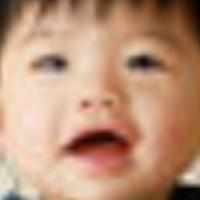
#> input picture More_Improving_Age_Regression/Dataset/UTKFace/1_0_2_20161219161831390.jpg.chip.jpg, 200 x 200 px, found by its file name; its folder holds 4 pictures in this run
$ jupyter execute Age_regressions.ipynb
#> lines starting #> are read from the running program, lines starting #| are printed output that depends on the picture
Imports

[cell 1]
import cv2
import numpy as np
import os
from sklearn.model_selection import train_test_split
from sklearn.linear_model import LinearRegression
from sklearn.metrics import r2_score, mean_squared_error
from sklearn.linear_model import SGDRegressor
import pickle

Processing Images

[cell 2]
#Path to the raw images
path_unknown_raw = "C:\\Users\\Sameed\\Desktop\\ML_Overall_Work\\Age Identify\\Dataset\\UTKFace"

#Get the names of all the images
images_unknown = os.listdir(path_unknown_raw)

#Store the paths of all the cropped images we will save later
paths_unknown_cropped = []

img_dim = 32

[cell 3]
unknown_ages = []
features = []

#Store all the paths for the unknown images
for unknowns in enumerate(images_unknown):

    age = ""
    for i in range(0,6):
        if(unknowns[1][i] == "_"):
            break
        else:
            age += unknowns[1][i]

    unknown_ages.append(int(age))

    path = path_unknown_raw + "\\" + unknowns[1]
    image = cv2.imread(path)
#> image is the input picture: shape (200, 200, 3); mean B, G, R 120.5, 146.8, 187.9

    img_resize = cv2.resize(image, (img_dim,img_dim))
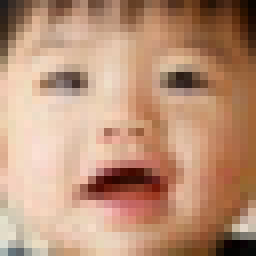
#> img_resize: shape (32, 32, 3) (shown 8 times larger); mean B, G, R 120.5, 146.8, 187.9
    features.append(img_resize.flatten())
#> pass 2 of the loop `for unknowns in enumerate(images_unknown):`:
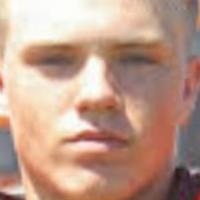
#> input picture More_Improving_Age_Regression/Dataset/UTKFace/22_0_0_20170117091156202.jpg.chip.jpg, 200 x 200 px, found by its file name
#> image is the input picture: shape (200, 200, 3); mean B, G, R 138.4, 155.5, 190.2
#> `img_resize = cv2.resize(image, (img_dim,img_dim))`:
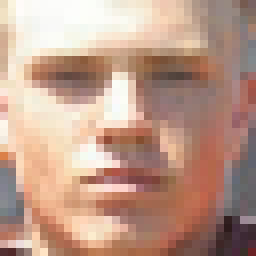
#> img_resize: shape (32, 32, 3) (shown 8 times larger); mean B, G, R 138.2, 155.3, 190.1
#> pass 3 of the loop `for unknowns in enumerate(images_unknown):`:
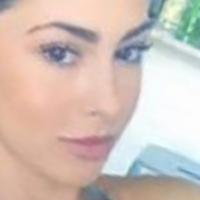
#> input picture More_Improving_Age_Regression/Dataset/UTKFace/23_1_0_20170117144901132.jpg.chip.jpg, 200 x 200 px, found by its file name
#> image is the input picture: shape (200, 200, 3); mean B, G, R 184.7, 193, 209.7
#> `img_resize = cv2.resize(image, (img_dim,img_dim))`:
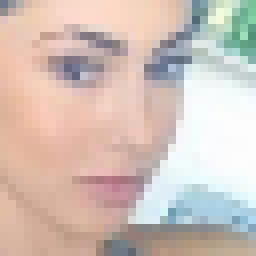
#> img_resize: shape (32, 32, 3) (shown 8 times larger); mean B, G, R 184.6, 192.9, 209.7
#> the loop made 4 passes; the first 3 are shown

Linear Regression

[cell 4]
x = np.array(features)
y = np.array(unknown_ages)


x_train, x_test, y_train, y_test = train_test_split(x, y, test_size=0.1,random_state=10)

[cell 5]
reg = LinearRegression()
reg.fit(x_train, y_train)

[cell 6]
y_pred_ls = reg.predict(x_test)
y_pred_ls2 = reg.predict(x_train)

r2_test = r2_score(y_test, y_pred_ls)
mse_test = mean_squared_error(y_test, y_pred_ls)

r2_val = r2_score(y_train, y_pred_ls2)
mse_val = mean_squared_error(y_train, y_pred_ls2)

print("Intercept =", reg.intercept_)
print("Coef =", reg.coef_)

print(f"Testing: \n R2 = {r2_test} \n MSE = {mse_test} \n\n Validation: \n R2 = {r2_val} \n Mse = {mse_val}" )

SGD Regressor

[cell 7]
x_train, x_test, y_train, y_test = train_test_split(x, y, test_size=0.5,random_state = 6)

regressor = SGDRegressor(loss="huber",eta0=0.00001, power_t=0.15)
regressor.fit(x_train, y_train)

[cell 8]
y_pred_sgd = regressor.predict(x_test)
y_pred_sgd2 = regressor.predict(x_train)

mse = mean_squared_error(y_test, y_pred_sgd)
n_r2 = r2_score(y_test, y_pred_sgd)

mse2 = mean_squared_error(y_train, y_pred_sgd2)
n_r22 = r2_score(y_train, y_pred_sgd2)

print("intercept=", regressor.intercept_)
print("coef=", regressor.coef_)


print(f"Testing: \n R2 = {n_r2} \n MSE = {mse} \n\n Validation: \n R2 = {n_r22} \n Mse = {mse2}" )

[cell 9]
# [5 lines of commented-out code are left out]

import matplotlib.pyplot as plt

fig, (ax1, ax2) = plt.subplots(1, 2, figsize=(14,5))

labels = ["OLS(test)","SGD(test)","OLS(val)","SGD(val)"]
scores = [r2_test,n_r2,r2_val,n_r22]
colors = ['#CA6F1E', '#F5CBA7','#148F77', '#A3E4D7']
ax1.bar(labels,scores,color = colors)


labels = ["OLS(test)","SGD(test)","OLS(val)","SGD(val)"]
scores = [mse_test,mse,mse_val,mse2]
colors = ['#CA6F1E', '#F5CBA7','#148F77', '#A3E4D7']
ax2.bar(labels,scores,color = colors)

ax1.set_title('R\u00b2 Score')
ax2.set_title('Mean Square Error')


plt.show()
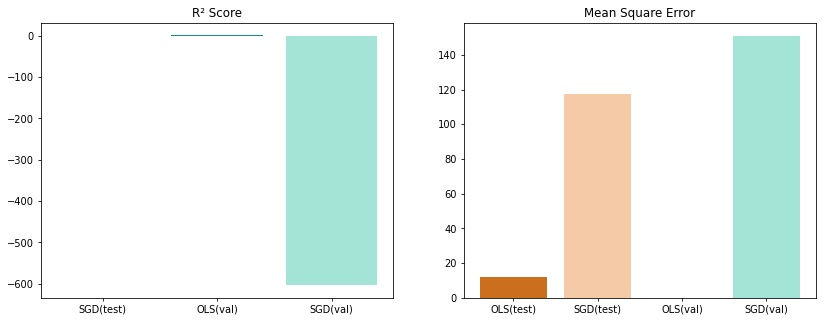
#> figure drawn by matplotlib, 2 panels; panel 2: tallest bar 151.1 high, from x = 2.6 to 3.4
